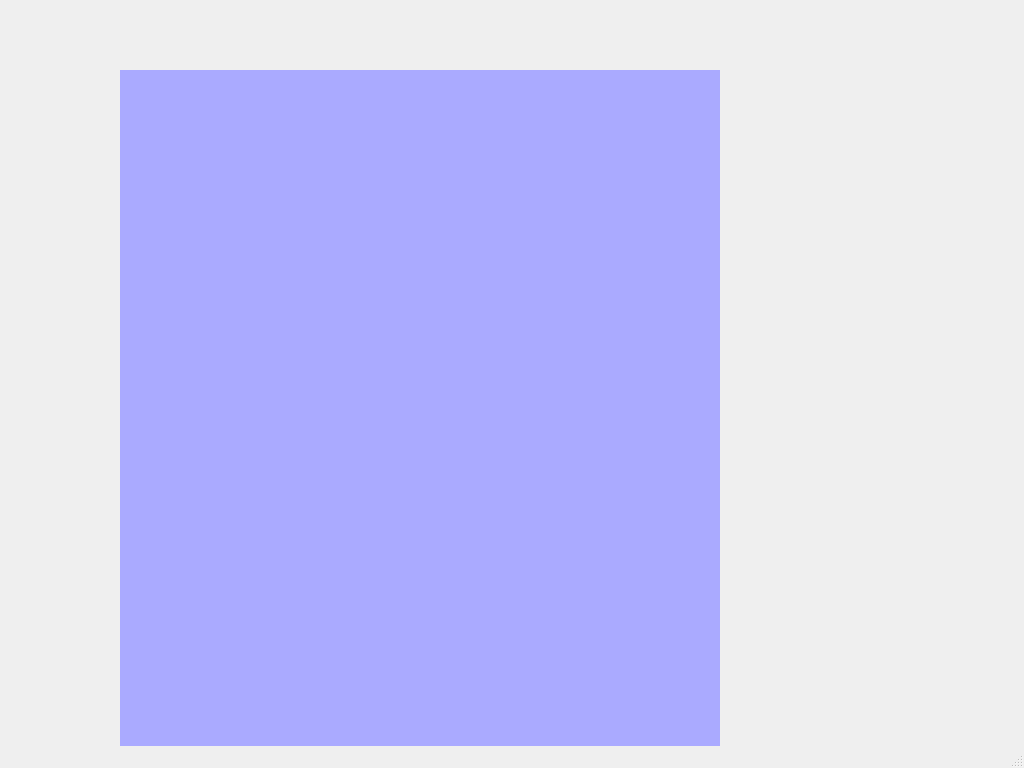
<?xml version="1.0" encoding="UTF-8"?>
<ui version="4.0">
 <class>MainWindow</class>
 <widget class="QMainWindow" name="MainWindow">
  <property name="geometry">
   <rect>
    <x>0</x>
    <y>0</y>
    <width>1024</width>
    <height>768</height>
   </rect>
  </property>
  <property name="windowTitle">
   <string>MainWindow</string>
  </property>
  <widget class="QWidget" name="centralwidget">
   <widget class="Calc" name="widget" native="true">
    <property name="geometry">
     <rect>
      <x>120</x>
      <y>70</y>
      <width>600</width>
      <height>800</height>
     </rect>
    </property>
    <property name="styleSheet">
     <string notr="true">background-color: rgb(170, 170, 255);</string>
    </property>
   </widget>
  </widget>
  <widget class="QMenuBar" name="menubar">
   <property name="geometry">
    <rect>
     <x>0</x>
     <y>0</y>
     <width>1024</width>
     <height>22</height>
    </rect>
   </property>
  </widget>
  <widget class="QStatusBar" name="statusbar"/>
 </widget>
 <customwidgets>
  <customwidget>
   <class>Calc</class>
   <extends>QWidget</extends>
   <header location="global">calc.h</header>
   <container>1</container>
  </customwidget>
 </customwidgets>
 <resources/>
 <connections/>
</ui>
